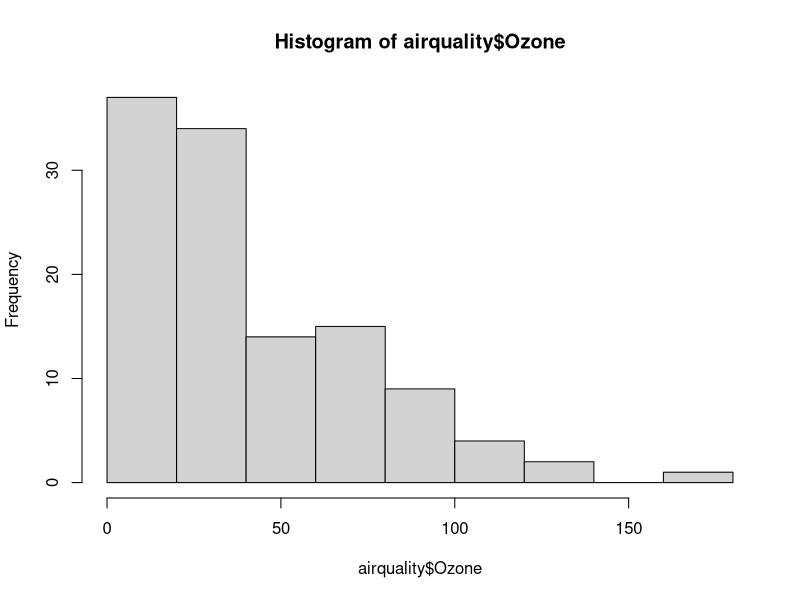
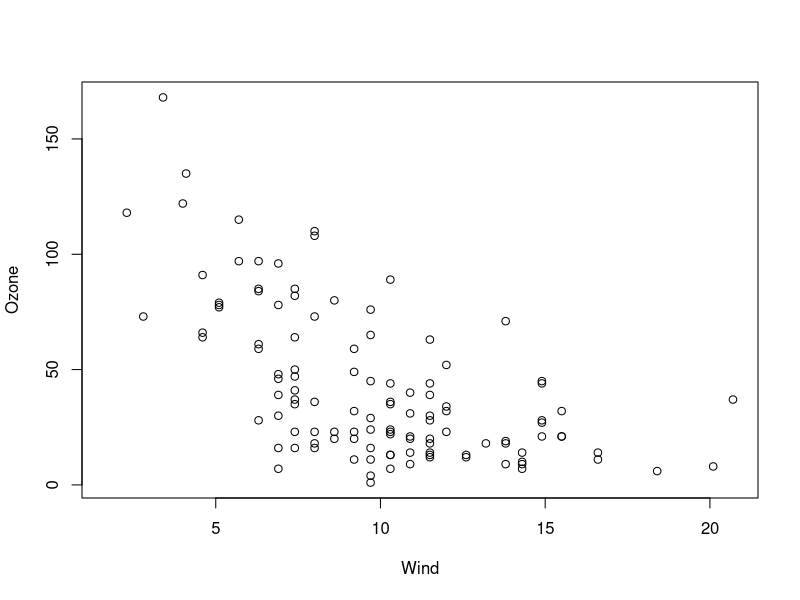
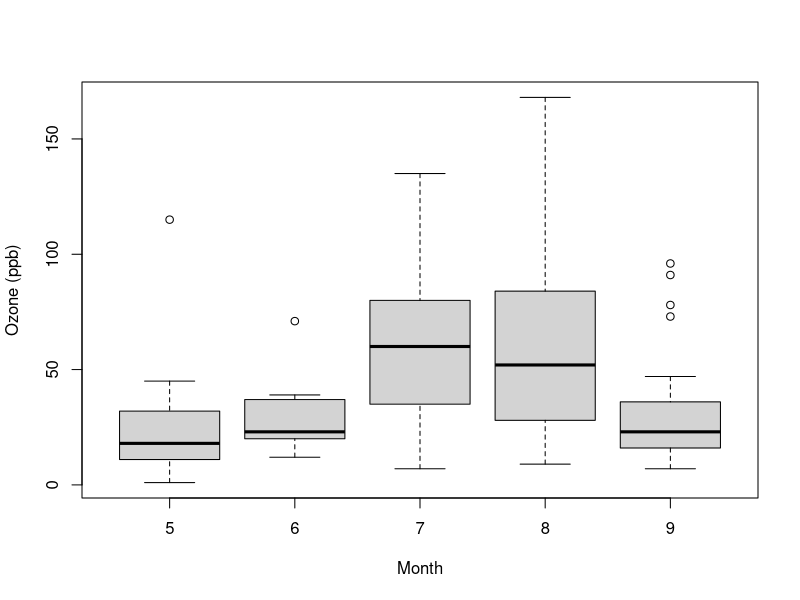
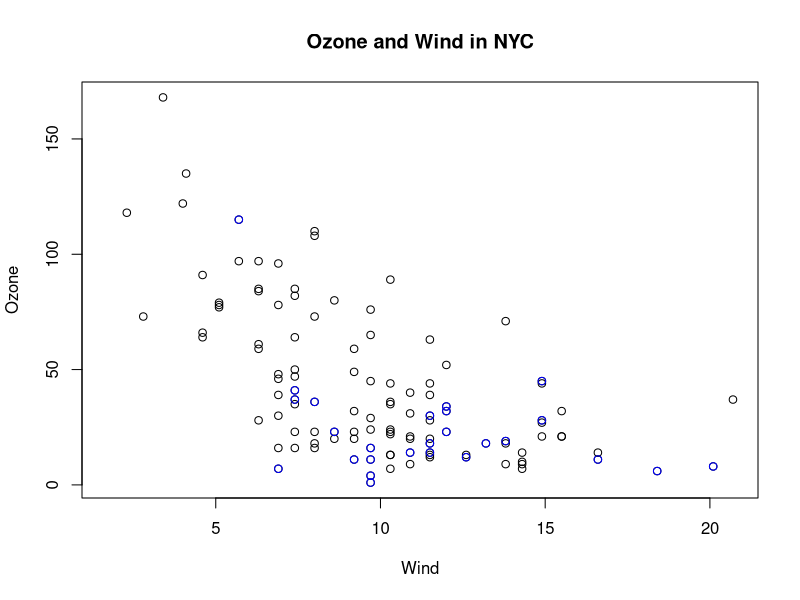
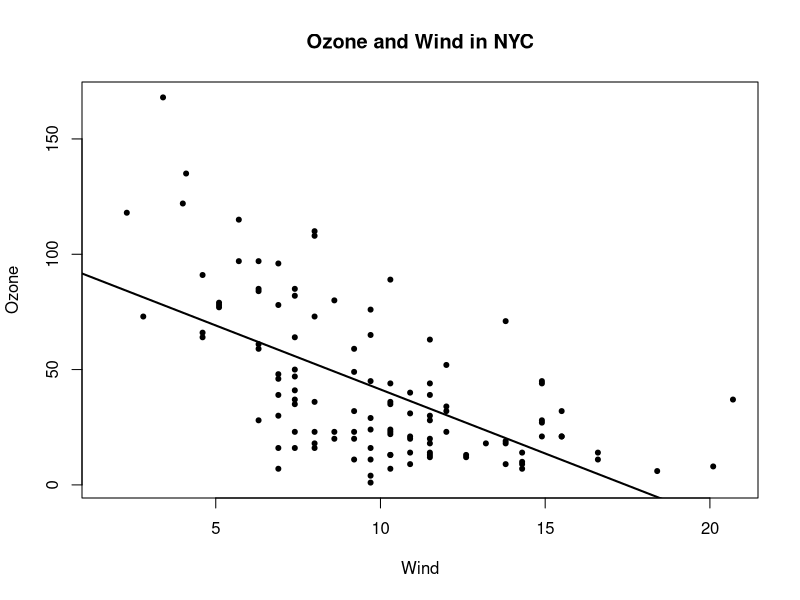
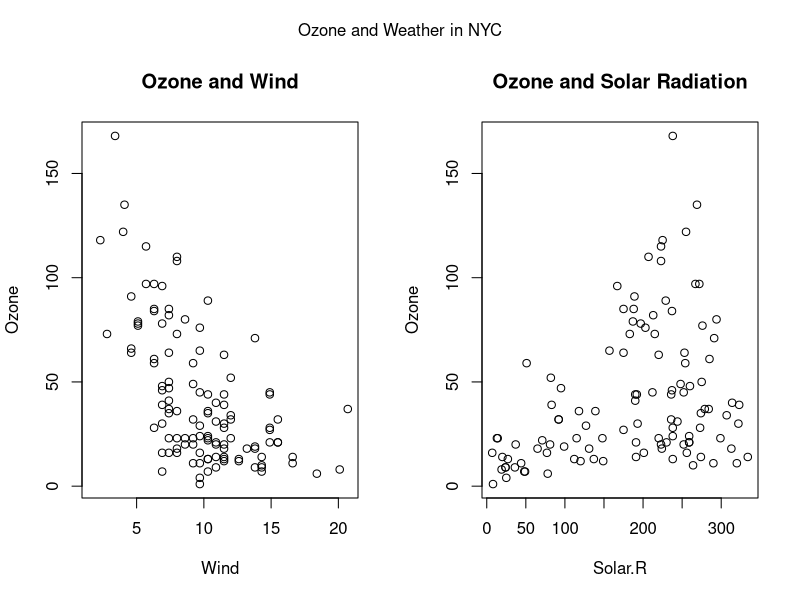
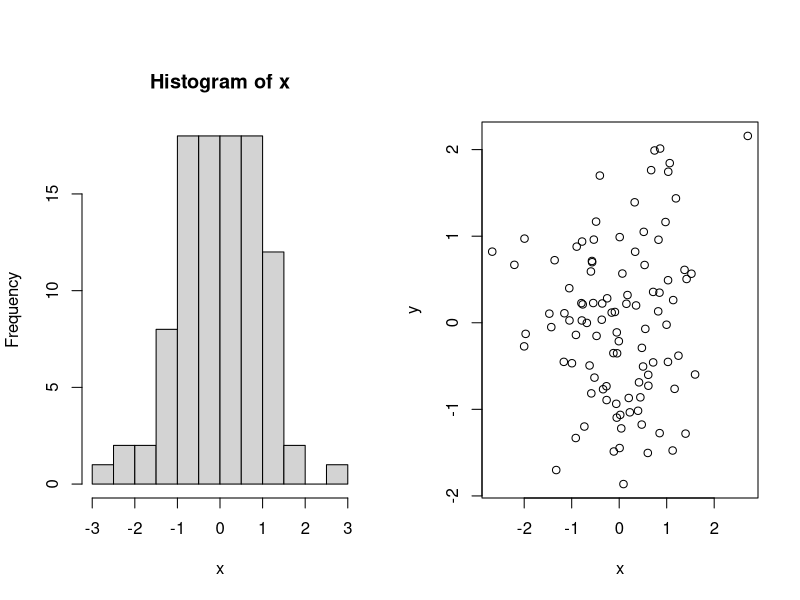
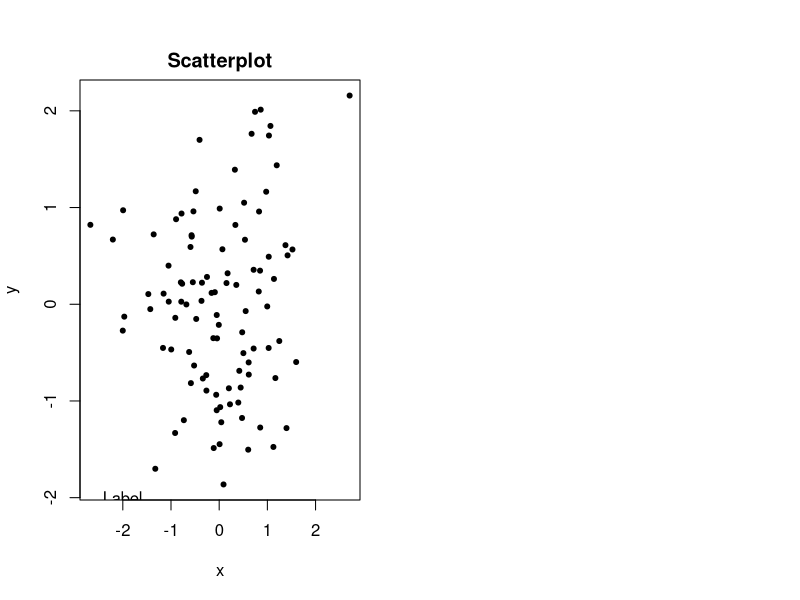

Reproduce these figures in R, in order.
## ---- chunk 1
library(datasets)
hist(airquality$Ozone)
## ---- chunk 2
library(datasets)
with(airquality, plot(Wind, Ozone))
## ---- chunk 3
airquality = transform(airquality, Month = factor(Month))
boxplot(Ozone ~ Month, airquality, xlab = "Month", ylab = "Ozone (ppb)")
## ---- chunk 4
with(airquality,plot(Wind,Ozone,main = "Ozone and Wind in NYC"))
with(subset(airquality, Month == 5), points(Wind,Ozone, col = "blue"))
## ---- chunk 5
with(airquality, plot(Wind,Ozone, main = "Ozone and Wind in NYC", pch = 20))
model = lm(Ozone ~ Wind, airquality)
abline(model, lwd = 2)
## ---- chunk 6
par(mfrow=c(1,2), oma = c(0,0,2,0))
with(airquality,{
    plot(Wind, Ozone, main = "Ozone and Wind")
    plot(Solar.R, Ozone, main = "Ozone and Solar Radiation")
    mtext("Ozone and Weather in NYC", outer = TRUE)
})
## ---- chunk 7
x = rnorm(100)
hist(x)
## ---- chunk 8
# Scatter plot
y = rnorm(100)
plot(x,y)
# Note different axis labels
par(mar = c(5,4,2,2))
plot(x,y, pch = 20)
#example(points)
title("Scatterplot")
text(-2,-2,"Label")
